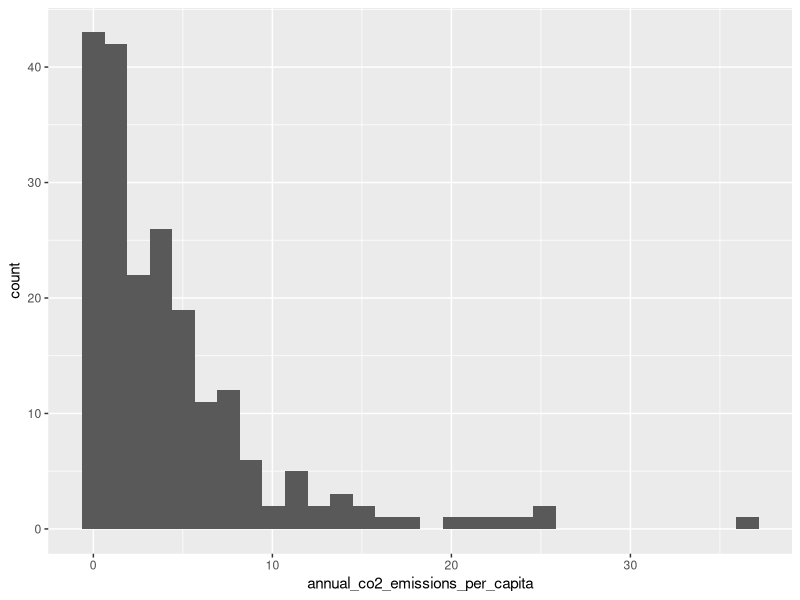
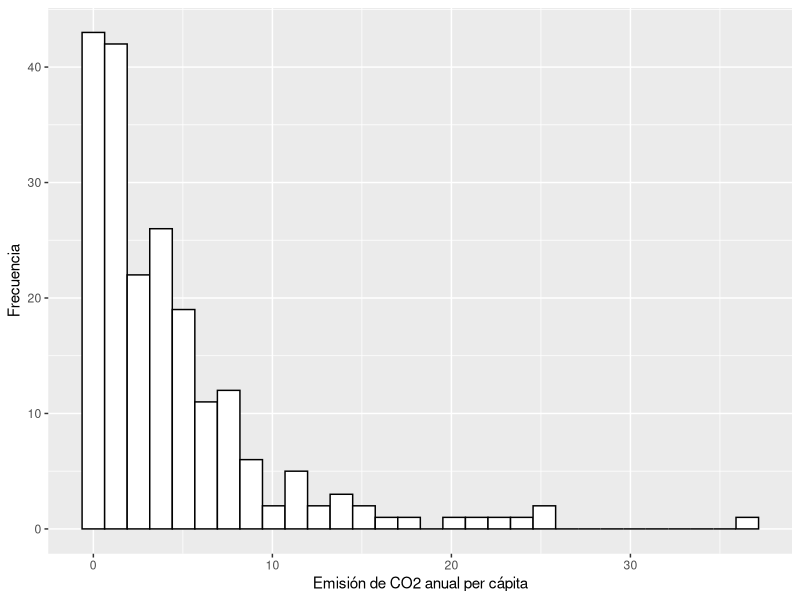
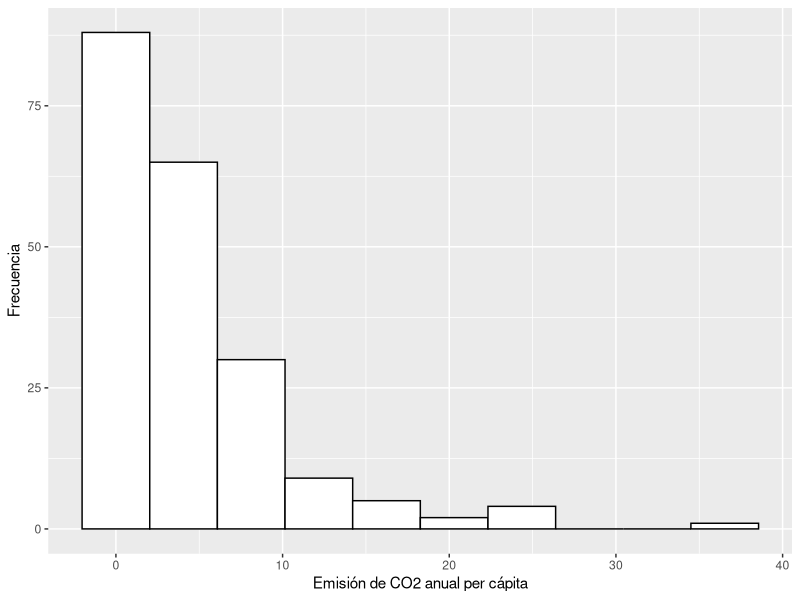
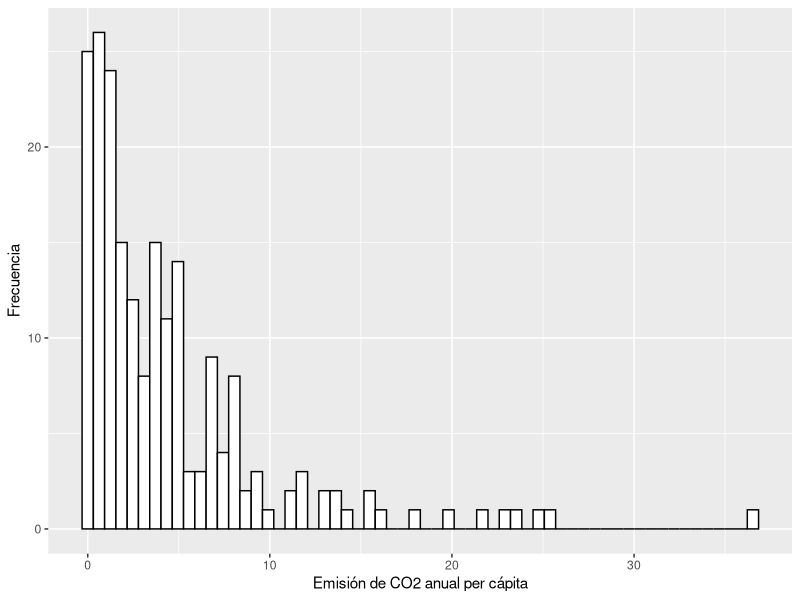
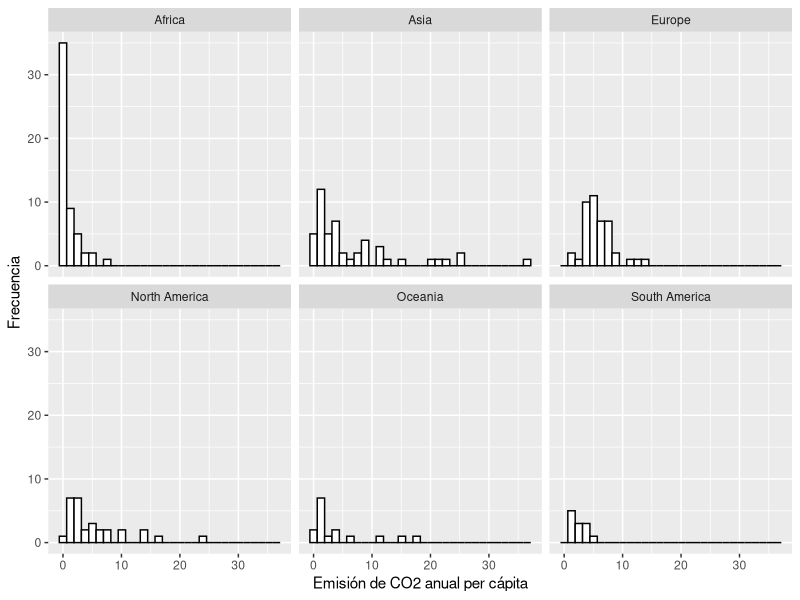
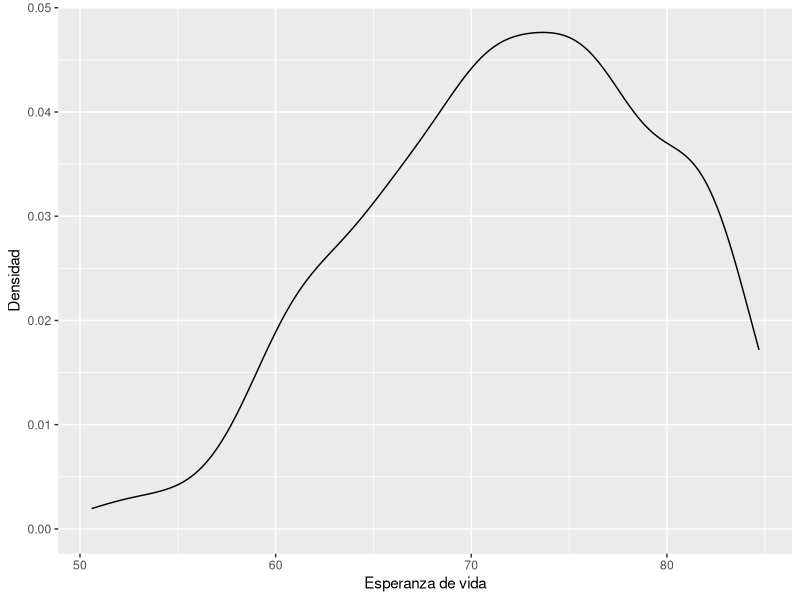
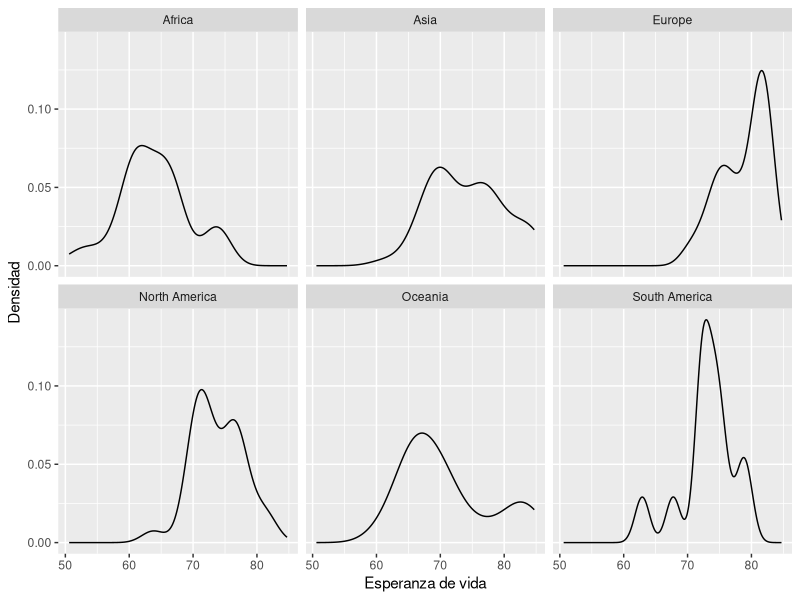
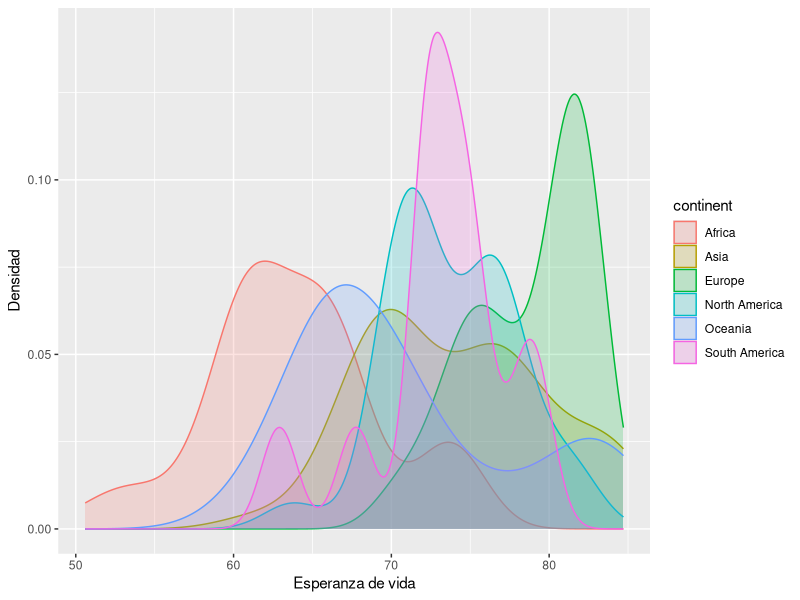

Here is the R script that generated these plots, in order:
## ---- chunk 1
library(tidyverse)

datos <- read_csv("misc_world_data_2020.csv")
glimpse(datos)
## ---- chunk 2
ggplot(
  data = datos,
  mapping = aes(x = annual_co2_emissions_per_capita)) +
  geom_histogram()
## ---- chunk 3
ggplot(
  data = datos,
  mapping = aes(x = annual_co2_emissions_per_capita)) +
  geom_histogram(fill = "white", color = "black") +
  labs(
    x = "Emisión de CO2 anual per cápita",
    y = "Frecuencia"
  )
## ---- chunk 4
ggplot(
  data = datos,
  mapping = aes(x = annual_co2_emissions_per_capita)) +
  geom_histogram(fill = "white", color = "black", bins = 10) +
  labs(
    x = "Emisión de CO2 anual per cápita",
    y = "Frecuencia"
  )
## ---- chunk 5
ggplot(
  data = datos,
  mapping = aes(x = annual_co2_emissions_per_capita)) +
  geom_histogram(fill = "white", color = "black", bins = 60) +
  labs(
    x = "Emisión de CO2 anual per cápita",
    y = "Frecuencia"
  )
## ---- chunk 6
ggplot(
  data = datos,
  mapping = aes(x = annual_co2_emissions_per_capita), color = continents) +
  geom_histogram(fill = "white", color = "black", bins = 30) +
  labs(
    x = "Emisión de CO2 anual per cápita",
    y = "Frecuencia"
  ) + 
  facet_wrap(vars(continent))
## ---- chunk 7
ggplot(
  data = datos,
  mapping = aes(x = life_expectancy)
) +
  geom_density() +
  labs(
    x = "Esperanza de vida",
    y = "Densidad"
  )
## ---- chunk 8
ggplot(
  data = datos,
  mapping = aes(x = life_expectancy)
) +
  geom_density() +
  labs(
    x = "Esperanza de vida",
    y = "Densidad"
  ) +
  facet_wrap(vars(continent))
## ---- chunk 9
ggplot(
  data = datos,
  mapping = aes(x = life_expectancy, fill = continent, color = continent)
) +
  geom_density(alpha = 0.2) +
  labs(
    x = "Esperanza de vida",
    y = "Densidad"
  )
## ---- chunk 10
datos_africa_asia <- filter(datos, continent == "Africa" | continent == "Asia")

ggplot(
  data = datos_africa_asia,
  mapping = aes(x = life_expectancy, fill = continent, color = continent)
) +
  geom_density(alpha = 0.2) +
  labs(
    x = "Esperanza de vida",
    y = "Densidad"
  )

## ---- chunk 11

## ---- chunk 12

## ---- chunk 13
ggplot(
  data = datos,
  mapping = aes(x = annual_co2_emissions_per_capita, color = continent)
) +
  geom_freqpoly(bins = 10)
